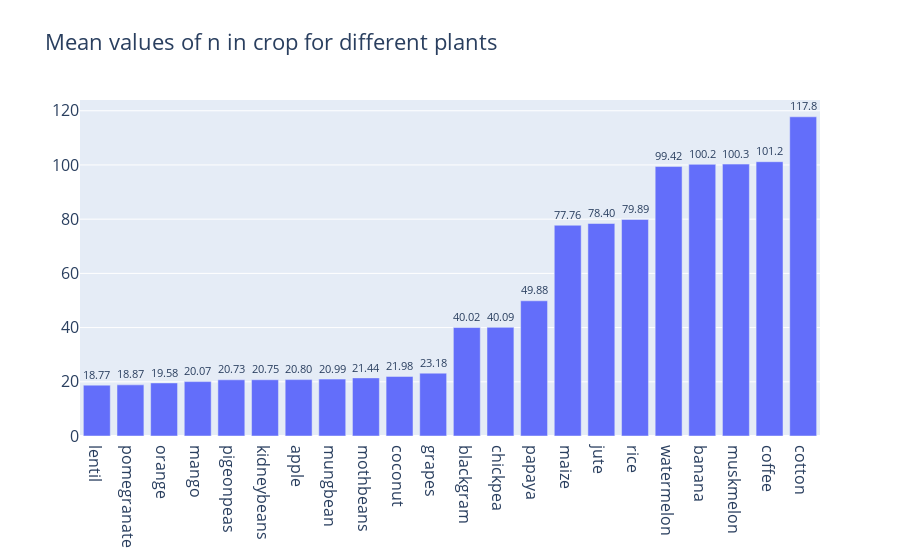
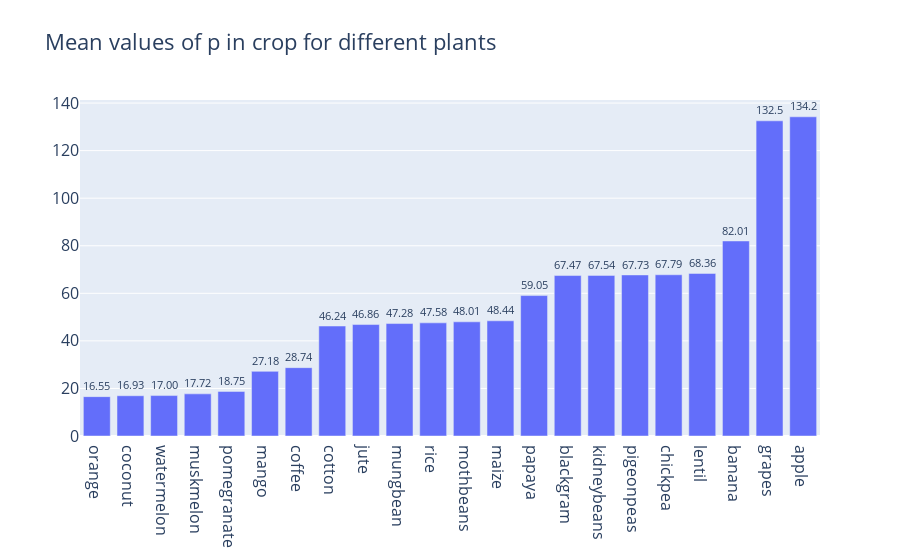
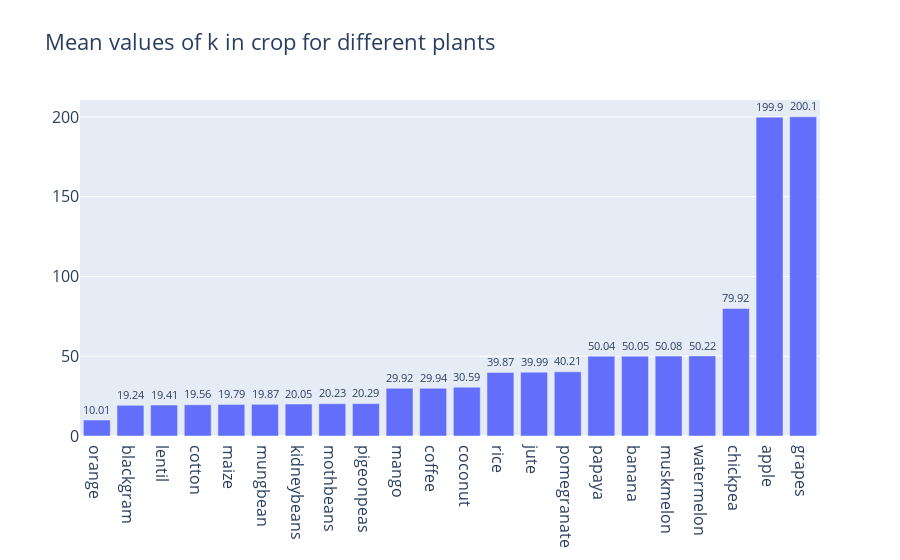
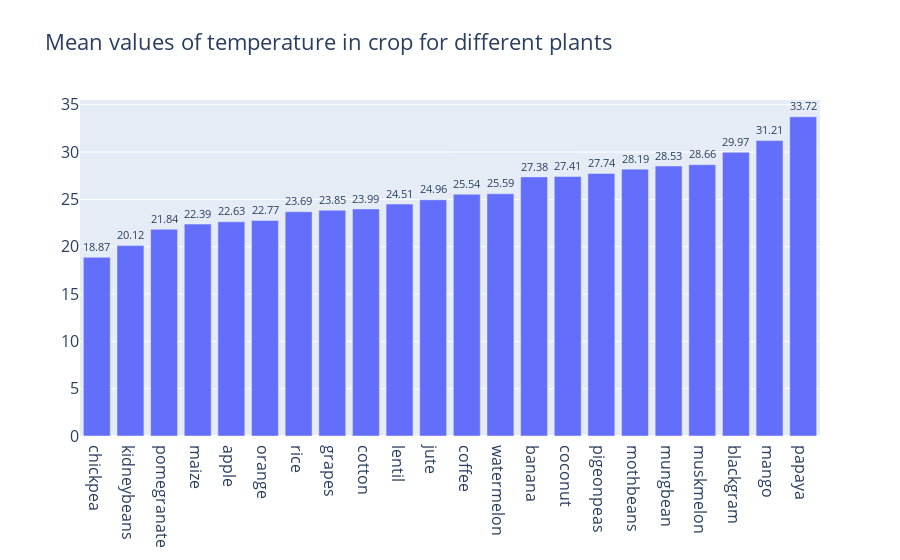

The notebook cell these images were saved under, in order:
### Code cell
for i in range(len(indicators)):
    group_df = df.groupby(df.label)[indicators[i]].mean().sort_values(ascending = True).reset_index()
    fig = go.Figure()
    fig.add_trace(go.Bar(y=group_df[indicators[i]], x=group_df['label'], text=group_df[indicators[i]]))
    fig.update_traces(texttemplate='%{text:.4s}', textposition='outside')
    fig.update_layout(
        uniformtext_minsize=8, 
        uniformtext_mode='hide',
        title='Mean values of ' + indicators[i].lower() +  ' in crop for different plants',
        font=dict(size=16)
    )
    fig.show()

### Figure 1 — Plotly figure (JSON) as saved in the notebook; plotly's stock layout.template omitted (floating-point values rounded to 4 significant figures)
{"data": [{"text": [18.77, 18.87, 19.58, 20.07, 20.73, 20.75, 20.8, 20.99, 21.44, 21.98, 23.18, 40.02, 40.09, 49.88, 77.76, 78.4, 79.89, 99.42, 100.2, 100.3, 101.2, 117.8], "textposition": "outside", "texttemplate": "%{text:.4s}", "type": "bar", "x": ["lentil", "pomegranate", "orange", "mango", "pigeonpeas", "kidneybeans", "apple", "mungbean", "mothbeans", "coconut", "grapes", "blackgram", "chickpea", "papaya", "maize", "jute", "rice", "watermelon", "banana", "muskmelon", "coffee", "cotton"], "y": [18.77, 18.87, 19.58, 20.07, 20.73, 20.75, 20.8, 20.99, 21.44, 21.98, 23.18, 40.02, 40.09, 49.88, 77.76, 78.4, 79.89, 99.42, 100.2, 100.3, 101.2, 117.8]}], "layout": {"font": {"size": 16}, "title": {"text": "Mean values of n in crop for different plants"}, "uniformtext": {"minsize": 8, "mode": "hide"}}}

### Figure 2 — Plotly figure (JSON) as saved in the notebook; plotly's stock layout.template omitted (floating-point values rounded to 4 significant figures)
{"data": [{"text": [16.55, 16.93, 17, 17.72, 18.75, 27.18, 28.74, 46.24, 46.86, 47.28, 47.58, 48.01, 48.44, 59.05, 67.47, 67.54, 67.73, 67.79, 68.36, 82.01, 132.5, 134.2], "textposition": "outside", "texttemplate": "%{text:.4s}", "type": "bar", "x": ["orange", "coconut", "watermelon", "muskmelon", "pomegranate", "mango", "coffee", "cotton", "jute", "mungbean", "rice", "mothbeans", "maize", "papaya", "blackgram", "kidneybeans", "pigeonpeas", "chickpea", "lentil", "banana", "grapes", "apple"], "y": [16.55, 16.93, 17, 17.72, 18.75, 27.18, 28.74, 46.24, 46.86, 47.28, 47.58, 48.01, 48.44, 59.05, 67.47, 67.54, 67.73, 67.79, 68.36, 82.01, 132.5, 134.2]}], "layout": {"font": {"size": 16}, "title": {"text": "Mean values of p in crop for different plants"}, "uniformtext": {"minsize": 8, "mode": "hide"}}}

### Figure 3 — Plotly figure (JSON) as saved in the notebook; plotly's stock layout.template omitted (floating-point values rounded to 4 significant figures)
{"data": [{"text": [10.01, 19.24, 19.41, 19.56, 19.79, 19.87, 20.05, 20.23, 20.29, 29.92, 29.94, 30.59, 39.87, 39.99, 40.21, 50.04, 50.05, 50.08, 50.22, 79.92, 199.9, 200.1], "textposition": "outside", "texttemplate": "%{text:.4s}", "type": "bar", "x": ["orange", "blackgram", "lentil", "cotton", "maize", "mungbean", "kidneybeans", "mothbeans", "pigeonpeas", "mango", "coffee", "coconut", "rice", "jute", "pomegranate", "papaya", "banana", "muskmelon", "watermelon", "chickpea", "apple", "grapes"], "y": [10.01, 19.24, 19.41, 19.56, 19.79, 19.87, 20.05, 20.23, 20.29, 29.92, 29.94, 30.59, 39.87, 39.99, 40.21, 50.04, 50.05, 50.08, 50.22, 79.92, 199.9, 200.1]}], "layout": {"font": {"size": 16}, "title": {"text": "Mean values of k in crop for different plants"}, "uniformtext": {"minsize": 8, "mode": "hide"}}}

### Figure 4 — Plotly figure (JSON) as saved in the notebook; plotly's stock layout.template omitted (floating-point values rounded to 4 significant figures)
{"data": [{"text": [18.87, 20.12, 21.84, 22.39, 22.63, 22.77, 23.69, 23.85, 23.99, 24.51, 24.96, 25.54, 25.59, 27.38, 27.41, 27.74, 28.19, 28.53, 28.66, 29.97, 31.21, 33.72], "textposition": "outside", "texttemplate": "%{text:.4s}", "type": "bar", "x": ["chickpea", "kidneybeans", "pomegranate", "maize", "apple", "orange", "rice", "grapes", "cotton", "lentil", "jute", "coffee", "watermelon", "banana", "coconut", "pigeonpeas", "mothbeans", "mungbean", "muskmelon", "blackgram", "mango", "papaya"], "y": [18.87, 20.12, 21.84, 22.39, 22.63, 22.77, 23.69, 23.85, 23.99, 24.51, 24.96, 25.54, 25.59, 27.38, 27.41, 27.74, 28.19, 28.53, 28.66, 29.97, 31.21, 33.72]}], "layout": {"font": {"size": 16}, "title": {"text": "Mean values of temperature in crop for different plants"}, "uniformtext": {"minsize": 8, "mode": "hide"}}}
